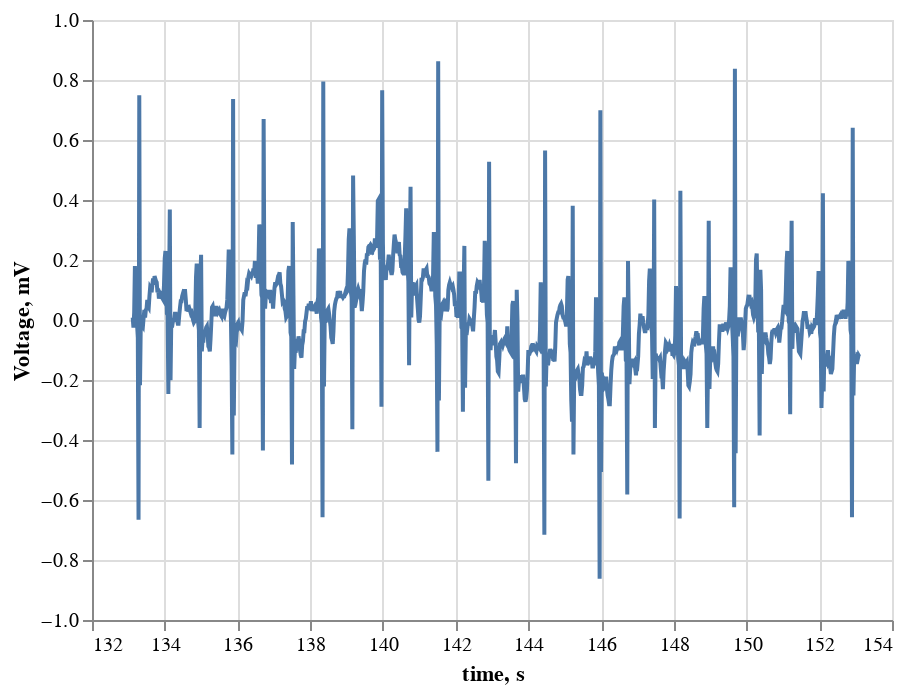

Here is the notebook cell this chart was saved with:
### Code cell
plot_ecg(signal_activity_pairs[0][0])

### Figure 1 — Vega-Lite specification as saved in the notebook (floating-point values rounded to 4 significant figures; data arrays with more than 128 entries replaced by an {"elided": "..."} marker saying what was removed)
{"config": {"view": {"continuousWidth": 400, "continuousHeight": 300}}, "data": {"name": "data-a2c8145345b78a5ba60b9f627f74933a"}, "mark": "line", "encoding": {"x": {"type": "quantitative", "axis": {"labels": true}, "field": "timepoint", "title": "time, s"}, "y": {"type": "quantitative", "field": "ECG-1", "title": "Voltage, mV"}}, "$schema": "https://vega.github.io/schema/vega-lite/v4.8.1.json", "datasets": {"data-a2c8145345b78a5ba60b9f627f74933a": {"elided": "1000 records"}}}
